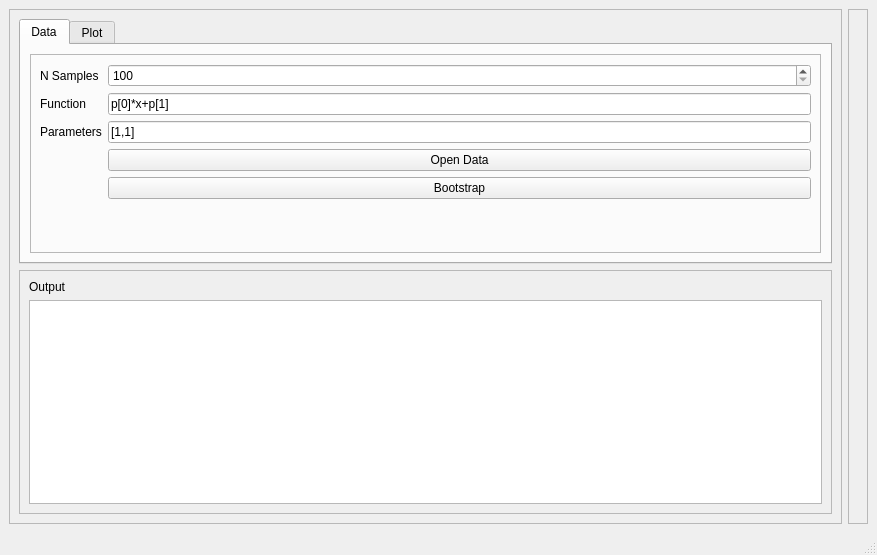
<?xml version="1.0" encoding="UTF-8"?>
<ui version="4.0">
 <class>MainWindow</class>
 <widget class="QMainWindow" name="MainWindow">
  <property name="geometry">
   <rect>
    <x>0</x>
    <y>0</y>
    <width>877</width>
    <height>555</height>
   </rect>
  </property>
  <property name="windowTitle">
   <string>PyBootstrap</string>
  </property>
  <widget class="QWidget" name="centralwidget">
   <layout class="QHBoxLayout" name="horizontalLayout">
    <item>
     <widget class="QFrame" name="frame_2">
      <property name="frameShape">
       <enum>QFrame::StyledPanel</enum>
      </property>
      <property name="frameShadow">
       <enum>QFrame::Raised</enum>
      </property>
      <layout class="QVBoxLayout" name="verticalLayout_2">
       <item>
        <widget class="QTabWidget" name="tabWidget">
         <property name="currentIndex">
          <number>0</number>
         </property>
         <widget class="QWidget" name="tab">
          <attribute name="title">
           <string>Data</string>
          </attribute>
          <layout class="QVBoxLayout" name="verticalLayout_4">
           <item>
            <widget class="QFrame" name="frame_3">
             <property name="frameShape">
              <enum>QFrame::StyledPanel</enum>
             </property>
             <property name="frameShadow">
              <enum>QFrame::Raised</enum>
             </property>
             <layout class="QFormLayout" name="formLayout">
              <property name="fieldGrowthPolicy">
               <enum>QFormLayout::AllNonFixedFieldsGrow</enum>
              </property>
              <item row="0" column="0">
               <widget class="QLabel" name="label_6">
                <property name="text">
                 <string>N Samples</string>
                </property>
               </widget>
              </item>
              <item row="0" column="1">
               <widget class="QSpinBox" name="spinBox">
                <property name="minimum">
                 <number>100</number>
                </property>
                <property name="maximum">
                 <number>10000</number>
                </property>
                <property name="singleStep">
                 <number>100</number>
                </property>
               </widget>
              </item>
              <item row="1" column="0">
               <widget class="QLabel" name="label">
                <property name="text">
                 <string>Function</string>
                </property>
               </widget>
              </item>
              <item row="1" column="1">
               <widget class="QLineEdit" name="lineEdit">
                <property name="text">
                 <string>p[0]*x+p[1]</string>
                </property>
               </widget>
              </item>
              <item row="2" column="0">
               <widget class="QLabel" name="label_2">
                <property name="text">
                 <string>Parameters</string>
                </property>
               </widget>
              </item>
              <item row="2" column="1">
               <widget class="QLineEdit" name="lineEdit_2">
                <property name="text">
                 <string>[1,1]</string>
                </property>
               </widget>
              </item>
              <item row="3" column="1">
               <widget class="QPushButton" name="pushButton_3">
                <property name="text">
                 <string>Open Data</string>
                </property>
               </widget>
              </item>
              <item row="4" column="1">
               <widget class="QPushButton" name="pushButton">
                <property name="text">
                 <string>Bootstrap</string>
                </property>
               </widget>
              </item>
             </layout>
            </widget>
           </item>
          </layout>
         </widget>
         <widget class="QWidget" name="tab_2">
          <attribute name="title">
           <string>Plot</string>
          </attribute>
          <layout class="QVBoxLayout" name="verticalLayout_5">
           <item>
            <layout class="QVBoxLayout" name="verticalLayout_6">
             <item>
              <widget class="QPushButton" name="pushButton_4">
               <property name="text">
                <string>Plot Original Sample</string>
               </property>
              </widget>
             </item>
             <item>
              <widget class="QLabel" name="label_4">
               <property name="text">
                <string>Parameter Position</string>
               </property>
              </widget>
             </item>
             <item>
              <widget class="QSpinBox" name="spinBox_2"/>
             </item>
             <item>
              <widget class="QLabel" name="label_7">
               <property name="text">
                <string>Bin</string>
               </property>
              </widget>
             </item>
             <item>
              <widget class="QSpinBox" name="spinBox_3">
               <property name="minimum">
                <number>10</number>
               </property>
               <property name="maximum">
                <number>10000</number>
               </property>
              </widget>
             </item>
             <item>
              <widget class="QLabel" name="label_5">
               <property name="text">
                <string>Parameter Label</string>
               </property>
              </widget>
             </item>
             <item>
              <widget class="QLineEdit" name="lineEdit_3"/>
             </item>
            </layout>
           </item>
           <item>
            <widget class="QPushButton" name="pushButton_2">
             <property name="text">
              <string>plot</string>
             </property>
            </widget>
           </item>
          </layout>
         </widget>
        </widget>
       </item>
       <item>
        <widget class="QFrame" name="frame_4">
         <property name="frameShape">
          <enum>QFrame::StyledPanel</enum>
         </property>
         <property name="frameShadow">
          <enum>QFrame::Raised</enum>
         </property>
         <layout class="QVBoxLayout" name="verticalLayout_3">
          <item>
           <widget class="QLabel" name="label_3">
            <property name="text">
             <string>Output</string>
            </property>
           </widget>
          </item>
          <item>
           <widget class="QTextBrowser" name="textBrowser"/>
          </item>
         </layout>
        </widget>
       </item>
      </layout>
     </widget>
    </item>
    <item>
     <widget class="QFrame" name="frame">
      <property name="frameShape">
       <enum>QFrame::StyledPanel</enum>
      </property>
      <property name="frameShadow">
       <enum>QFrame::Raised</enum>
      </property>
      <layout class="QVBoxLayout" name="verticalLayout">
       <item>
        <widget class="MatplotlibWidget" name="mplwidget"/>
       </item>
      </layout>
     </widget>
    </item>
   </layout>
  </widget>
  <widget class="QStatusBar" name="statusbar"/>
 </widget>
 <customwidgets>
  <customwidget>
   <class>MatplotlibWidget</class>
   <extends>QWidget</extends>
   <header>matplotlibwidget</header>
  </customwidget>
 </customwidgets>
 <resources/>
 <connections/>
</ui>
